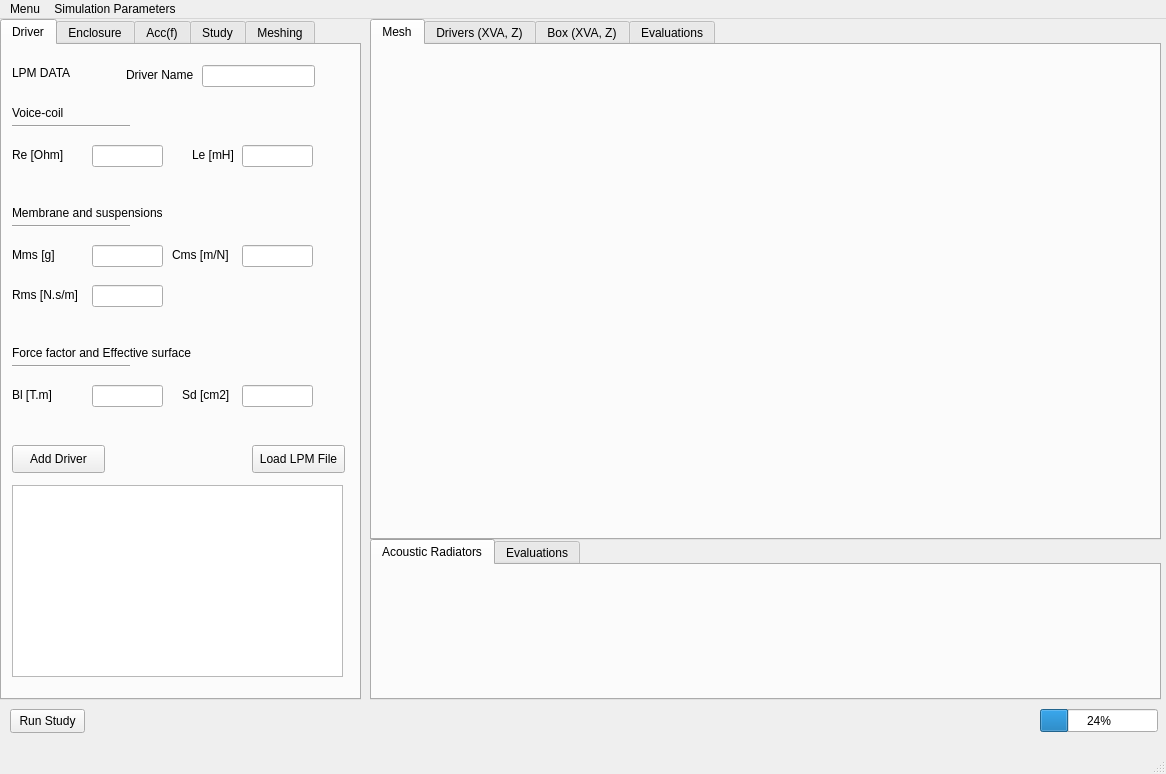
<?xml version="1.0" encoding="UTF-8"?>
<ui version="4.0">
 <class>MainWindow</class>
 <widget class="QMainWindow" name="MainWindow">
  <property name="geometry">
   <rect>
    <x>0</x>
    <y>0</y>
    <width>1166</width>
    <height>774</height>
   </rect>
  </property>
  <property name="windowTitle">
   <string>MainWindow</string>
  </property>
  <widget class="QWidget" name="centralwidget">
   <widget class="QTabWidget" name="tabWidget_system">
    <property name="geometry">
     <rect>
      <x>0</x>
      <y>0</y>
      <width>361</width>
      <height>681</height>
     </rect>
    </property>
    <property name="currentIndex">
     <number>0</number>
    </property>
    <widget class="QWidget" name="tab_drv">
     <attribute name="title">
      <string>Driver</string>
     </attribute>
     <widget class="QListView" name="listView">
      <property name="geometry">
       <rect>
        <x>10</x>
        <y>440</y>
        <width>331</width>
        <height>192</height>
       </rect>
      </property>
     </widget>
     <widget class="QPushButton" name="pushButton_addDriver">
      <property name="geometry">
       <rect>
        <x>10</x>
        <y>400</y>
        <width>93</width>
        <height>28</height>
       </rect>
      </property>
      <property name="text">
       <string>Add Driver</string>
      </property>
     </widget>
     <widget class="QPushButton" name="pushButton_addDriverFromFile">
      <property name="geometry">
       <rect>
        <x>250</x>
        <y>400</y>
        <width>93</width>
        <height>28</height>
       </rect>
      </property>
      <property name="text">
       <string>Load LPM File</string>
      </property>
     </widget>
     <widget class="QLineEdit" name="lineEdit_Re">
      <property name="geometry">
       <rect>
        <x>90</x>
        <y>100</y>
        <width>71</width>
        <height>22</height>
       </rect>
      </property>
     </widget>
     <widget class="QLineEdit" name="lineEdit_Le">
      <property name="geometry">
       <rect>
        <x>240</x>
        <y>100</y>
        <width>71</width>
        <height>22</height>
       </rect>
      </property>
     </widget>
     <widget class="QLineEdit" name="lineEdit_Mms">
      <property name="geometry">
       <rect>
        <x>90</x>
        <y>200</y>
        <width>71</width>
        <height>22</height>
       </rect>
      </property>
     </widget>
     <widget class="QLineEdit" name="lineEdit_Cms">
      <property name="geometry">
       <rect>
        <x>240</x>
        <y>200</y>
        <width>71</width>
        <height>22</height>
       </rect>
      </property>
     </widget>
     <widget class="QLineEdit" name="lineEdit_Sd">
      <property name="geometry">
       <rect>
        <x>240</x>
        <y>340</y>
        <width>71</width>
        <height>22</height>
       </rect>
      </property>
     </widget>
     <widget class="QLineEdit" name="lineEdit_Rms">
      <property name="geometry">
       <rect>
        <x>90</x>
        <y>240</y>
        <width>71</width>
        <height>22</height>
       </rect>
      </property>
     </widget>
     <widget class="QLineEdit" name="lineEdit_Bl">
      <property name="geometry">
       <rect>
        <x>90</x>
        <y>340</y>
        <width>71</width>
        <height>22</height>
       </rect>
      </property>
      <property name="text">
       <string/>
      </property>
     </widget>
     <widget class="QLineEdit" name="lineEdit">
      <property name="geometry">
       <rect>
        <x>200</x>
        <y>20</y>
        <width>113</width>
        <height>22</height>
       </rect>
      </property>
     </widget>
     <widget class="Line" name="line">
      <property name="geometry">
       <rect>
        <x>10</x>
        <y>80</y>
        <width>118</width>
        <height>3</height>
       </rect>
      </property>
      <property name="orientation">
       <enum>Qt::Horizontal</enum>
      </property>
     </widget>
     <widget class="Line" name="line_2">
      <property name="geometry">
       <rect>
        <x>10</x>
        <y>180</y>
        <width>118</width>
        <height>3</height>
       </rect>
      </property>
      <property name="orientation">
       <enum>Qt::Horizontal</enum>
      </property>
     </widget>
     <widget class="Line" name="line_3">
      <property name="geometry">
       <rect>
        <x>10</x>
        <y>320</y>
        <width>118</width>
        <height>3</height>
       </rect>
      </property>
      <property name="orientation">
       <enum>Qt::Horizontal</enum>
      </property>
     </widget>
     <widget class="QLabel" name="label">
      <property name="geometry">
       <rect>
        <x>10</x>
        <y>60</y>
        <width>71</width>
        <height>16</height>
       </rect>
      </property>
      <property name="text">
       <string>Voice-coil</string>
      </property>
     </widget>
     <widget class="QLabel" name="label_3">
      <property name="geometry">
       <rect>
        <x>10</x>
        <y>160</y>
        <width>171</width>
        <height>16</height>
       </rect>
      </property>
      <property name="text">
       <string>Membrane and suspensions</string>
      </property>
     </widget>
     <widget class="QLabel" name="label_4">
      <property name="geometry">
       <rect>
        <x>10</x>
        <y>300</y>
        <width>221</width>
        <height>16</height>
       </rect>
      </property>
      <property name="text">
       <string>Force factor and Effective surface</string>
      </property>
     </widget>
     <widget class="QLabel" name="label_5">
      <property name="geometry">
       <rect>
        <x>10</x>
        <y>340</y>
        <width>51</width>
        <height>20</height>
       </rect>
      </property>
      <property name="text">
       <string>Bl [T.m]</string>
      </property>
     </widget>
     <widget class="QLabel" name="label_6">
      <property name="geometry">
       <rect>
        <x>180</x>
        <y>340</y>
        <width>61</width>
        <height>20</height>
       </rect>
      </property>
      <property name="text">
       <string>Sd [cm2]</string>
      </property>
     </widget>
     <widget class="QLabel" name="label_7">
      <property name="geometry">
       <rect>
        <x>170</x>
        <y>200</y>
        <width>71</width>
        <height>20</height>
       </rect>
      </property>
      <property name="text">
       <string>Cms [m/N]</string>
      </property>
     </widget>
     <widget class="QLabel" name="label_8">
      <property name="geometry">
       <rect>
        <x>10</x>
        <y>240</y>
        <width>81</width>
        <height>20</height>
       </rect>
      </property>
      <property name="text">
       <string>Rms [N.s/m]</string>
      </property>
     </widget>
     <widget class="QLabel" name="label_9">
      <property name="geometry">
       <rect>
        <x>10</x>
        <y>200</y>
        <width>61</width>
        <height>20</height>
       </rect>
      </property>
      <property name="text">
       <string>Mms [g]</string>
      </property>
     </widget>
     <widget class="QLabel" name="label_10">
      <property name="geometry">
       <rect>
        <x>10</x>
        <y>100</y>
        <width>61</width>
        <height>20</height>
       </rect>
      </property>
      <property name="text">
       <string>Re [Ohm]</string>
      </property>
     </widget>
     <widget class="QLabel" name="label_11">
      <property name="geometry">
       <rect>
        <x>190</x>
        <y>100</y>
        <width>51</width>
        <height>20</height>
       </rect>
      </property>
      <property name="text">
       <string>Le [mH]</string>
      </property>
     </widget>
     <widget class="QLabel" name="label_12">
      <property name="geometry">
       <rect>
        <x>124</x>
        <y>20</y>
        <width>71</width>
        <height>20</height>
       </rect>
      </property>
      <property name="text">
       <string>Driver Name</string>
      </property>
     </widget>
     <widget class="QLabel" name="label_13">
      <property name="geometry">
       <rect>
        <x>10</x>
        <y>20</y>
        <width>71</width>
        <height>16</height>
       </rect>
      </property>
      <property name="text">
       <string>LPM DATA</string>
      </property>
     </widget>
    </widget>
    <widget class="QWidget" name="tab_box">
     <attribute name="title">
      <string>Enclosure</string>
     </attribute>
    </widget>
    <widget class="QWidget" name="tab_vib">
     <attribute name="title">
      <string>Acc(f)</string>
     </attribute>
    </widget>
    <widget class="QWidget" name="tab_study">
     <attribute name="title">
      <string>Study</string>
     </attribute>
    </widget>
    <widget class="QWidget" name="tab_mesh">
     <attribute name="title">
      <string>Meshing</string>
     </attribute>
    </widget>
   </widget>
   <widget class="QTabWidget" name="tabWidget_info">
    <property name="geometry">
     <rect>
      <x>370</x>
      <y>520</y>
      <width>791</width>
      <height>161</height>
     </rect>
    </property>
    <property name="currentIndex">
     <number>0</number>
    </property>
    <widget class="QWidget" name="tab_rad">
     <attribute name="title">
      <string>Acoustic Radiators</string>
     </attribute>
    </widget>
    <widget class="QWidget" name="tab_Evaluations">
     <attribute name="title">
      <string>Evaluations</string>
     </attribute>
    </widget>
   </widget>
   <widget class="QProgressBar" name="progressBar">
    <property name="geometry">
     <rect>
      <x>1040</x>
      <y>690</y>
      <width>118</width>
      <height>23</height>
     </rect>
    </property>
    <property name="value">
     <number>24</number>
    </property>
   </widget>
   <widget class="QPushButton" name="pushButton_run">
    <property name="geometry">
     <rect>
      <x>10</x>
      <y>690</y>
      <width>75</width>
      <height>24</height>
     </rect>
    </property>
    <property name="text">
     <string>Run Study</string>
    </property>
   </widget>
   <widget class="QTabWidget" name="tabWidget_results">
    <property name="geometry">
     <rect>
      <x>370</x>
      <y>0</y>
      <width>791</width>
      <height>521</height>
     </rect>
    </property>
    <property name="sizePolicy">
     <sizepolicy hsizetype="Expanding" vsizetype="Expanding">
      <horstretch>0</horstretch>
      <verstretch>0</verstretch>
     </sizepolicy>
    </property>
    <property name="maximumSize">
     <size>
      <width>791</width>
      <height>16777215</height>
     </size>
    </property>
    <property name="sizeIncrement">
     <size>
      <width>1</width>
      <height>1</height>
     </size>
    </property>
    <property name="currentIndex">
     <number>0</number>
    </property>
    <widget class="QWidget" name="tab_plotMesh">
     <attribute name="title">
      <string>Mesh</string>
     </attribute>
    </widget>
    <widget class="QWidget" name="tab_driverParam">
     <attribute name="title">
      <string>Drivers (XVA, Z)</string>
     </attribute>
    </widget>
    <widget class="QWidget" name="tab_boxParam">
     <attribute name="title">
      <string>Box (XVA, Z)</string>
     </attribute>
    </widget>
    <widget class="QWidget" name="tab_plotSystem">
     <attribute name="title">
      <string>Evaluations</string>
     </attribute>
    </widget>
   </widget>
  </widget>
  <widget class="QMenuBar" name="menubar">
   <property name="geometry">
    <rect>
     <x>0</x>
     <y>0</y>
     <width>1166</width>
     <height>26</height>
    </rect>
   </property>
   <widget class="QMenu" name="menuMenu">
    <property name="title">
     <string>Menu</string>
    </property>
    <addaction name="actionSave"/>
    <addaction name="actionLoad"/>
    <addaction name="actionExport_Results"/>
   </widget>
   <widget class="QMenu" name="menuSimulation_Parameters">
    <property name="title">
     <string>Simulation Parameters</string>
    </property>
    <addaction name="actionDefine_Frequency_Range"/>
   </widget>
   <addaction name="menuMenu"/>
   <addaction name="menuSimulation_Parameters"/>
  </widget>
  <widget class="QStatusBar" name="statusbar"/>
  <action name="actionSave">
   <property name="text">
    <string>Save</string>
   </property>
  </action>
  <action name="actionLoad">
   <property name="text">
    <string>Load</string>
   </property>
  </action>
  <action name="actionExport_Results">
   <property name="text">
    <string>Export Results</string>
   </property>
  </action>
  <action name="actionDefine_Frequency_Range">
   <property name="text">
    <string>Define Frequency Range</string>
   </property>
  </action>
 </widget>
 <resources/>
 <connections/>
</ui>
